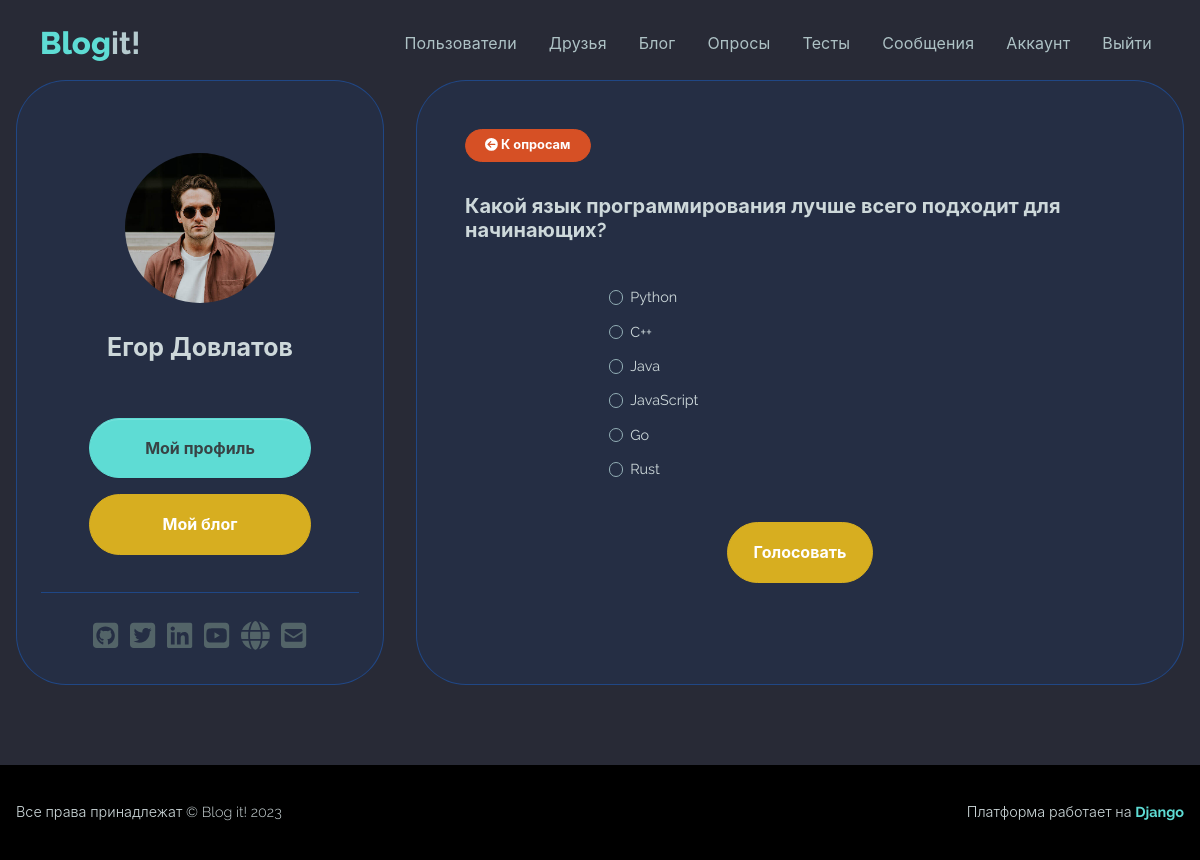
Screenshot of /question/1/ (signed in) with the database file from the repository.
### users/models.py (models this page shows, shortened)
class Profile(models.Model):
    user = models.OneToOneField(User,
        on_delete=models.CASCADE)
    name = models.CharField(max_length=50,
        blank=True, null=True)
    email = models.EmailField(max_length=50,
        blank=True, null=True)
    username = models.CharField(max_length=50,
        blank=True, null=True)
    summary = models.CharField(max_length=100,
        blank=True, null=True)
    city = models.CharField(max_length=20,
        blank=True, null=True)
    profession = models.CharField(max_length=50,
        blank=True, null=True)
    about = models.TextField(blank=True, null=True)
    image = models.ImageField(
        null=True, blank=True, upload_to='profile_images',
        default='profile_images/default.jpg')
    github = models.CharField(max_length=100,
        default='https://github.com')
    twitter = models.CharField(max_length=100,
        default='https://twitter.com')
    linkedin = models.CharField(max_length=100,
        default='https://linkedin.com')
    youtube = models.CharField(max_length=100,
        default='https://youtube.com')
    website = models.CharField(max_length=100,
        default='https://mysite.com')
    created = models.DateTimeField(auto_now_add=True)
    follows = models.ManyToManyField(
        'self', related_name='followed_by',
        symmetrical=False, blank=True
    )
    class Meta:
        ordering = ['created']
        verbose_name = 'Профиль'
        verbose_name_plural = 'Профили'

### polls/models.py (models this page shows, shortened)
class Question(models.Model):
    name = models.CharField(max_length=300)
    published = models.DateTimeField(auto_now_add=True)
    class Meta:
        ordering = ['published']
        verbose_name = 'Вопрос'
        verbose_name_plural = 'Вопросы'

class Choice(models.Model):
    question = models.ForeignKey(Question,
        on_delete=models.CASCADE)
    name = models.CharField(max_length=200)
    votes = models.IntegerField(default=0)
    class Meta:
        verbose_name = 'Варианты'
        verbose_name_plural = 'Варианты'

### polls/views.py (the view)
# urls.py: path('question/<int:question_id>/',
@login_required()
def question(request, question_id):
    profile = request.user.profile
    question = Question.objects.get(pk=question_id)
    context = {'question': question,
    'profile': profile}
    return render(request,
        'polls/question.html', context)

### polls/templates/polls/question.html (shortened to what this page needs)
{% extends 'base.html' %}
{% block content %}
    <section>
        <main class="mt-5 mb-5">
            <div class="container">
                <div class="main-body">
                    <div class="row">
                        <div class="col-lg-4">
                            <div class="card p-3 card-soft-primary">
                                <div class="card-body">
                                    <div class="d-flex flex-column align-items-center text-center">
                                        <div class="profile-image-wrapper mt-5">
                                            <div class="profile-image">
                                                <img src="{{ profile.image.url }}" alt="profile" />
                                            </div>
                                        </div>
                                        <div class="mt-1">
                                            <h5 class="fw-bold fs-2 text-200 mb-5 text-center">{{ profile.name }}</h5>
                                            <div class="text-center">
                                                <div class="col-12 d-grid">
                                                    <div class="text-center">
                                                        <a class="btn btn-primary rounded-pill my-2 col-9"
                                                           href="{% url 'account' %}">Мой профиль</a>
                                                        <a class="btn btn-warning rounded-pill my-2 col-9"
                                                           href="{% url 'blog:my-blog' %}">Мой блог</a>
                                                    </div>
                                                </div>
                                            </div>
                                        </div>
                                    </div>
                                    <hr class="my-4">
                                    <div class="text-center">{% include 'socials.html' %}</div>
                                </div>
                            </div>
                        </div>
                        <div class="col-lg-8">
                            <div class="card p-3 h-100 card-soft-primary">
                                <div class="profile-card-body">
                                    <div class="row mb-3">
                                        <div class="col-12">
                                            <a class="btn btn-danger rounded-pill btn-sm mb-3"
                                               href="{% url 'polls:questions' %}"><i class="fa fa-arrow-circle-left"></i> К опросам</a>
                                            <h6 class="fw-bold fs-1 text-200 my-3">{{ question.name }}</h6>
                                        </div>
                                    </div>
                                    <div class="container col-8 mb-3 mt-4">
                                        <form action="{% url 'polls:vote' question.id %}" method="post">
                                            {% for choice in question.choice_set.all %}
                                                <div class="form-check">
                                                    <input type="radio"
                                                           name="choice"
                                                           class="form-check-input"
                                                           id="choice{{ forloop.counter }}"
                                                           value="{{ choice.id }}"/>
                                                    <label for="choice{{ forloop.counter }}" class="text-200">{{ choice.name }}</label>
                                                </div>
                                            {% endfor %}
                                            <div class="text-center">
                                                <input type="submit"
                                                       value="Голосовать"
                                                       class="btn btn-warning rounded-pill mt-4"/>
                                            </div>
                                        </form>
                                    </div>
                                </div>
                            </div>
                        </div>
                    </div>
                </div>
            </div>
        </main>
    </section>
{% endblock %}

### rows the page displays
Profile: image (picture), name "Егор Довлатов"
Question: name "Какой язык программирования лучше всего подходит для начинающих?"
Choice: name "Python"
Choice: name "C++"
Choice: name "Java"
Choice: name "JavaScript"
Choice: name "Go"
Choice: name "Rust"
